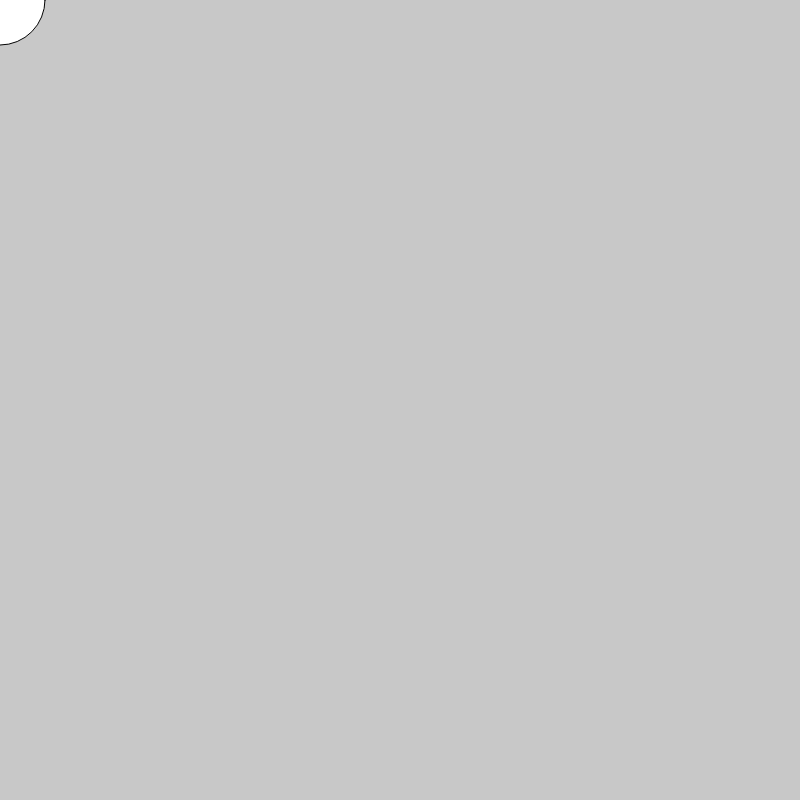
Frame 1 (no input)
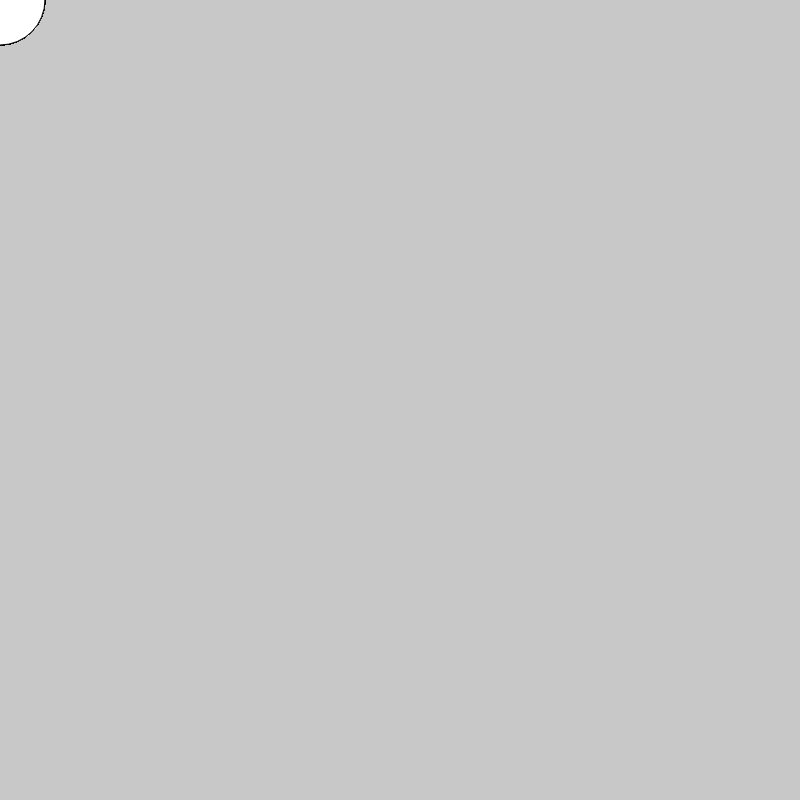
Frame 60 (no input)
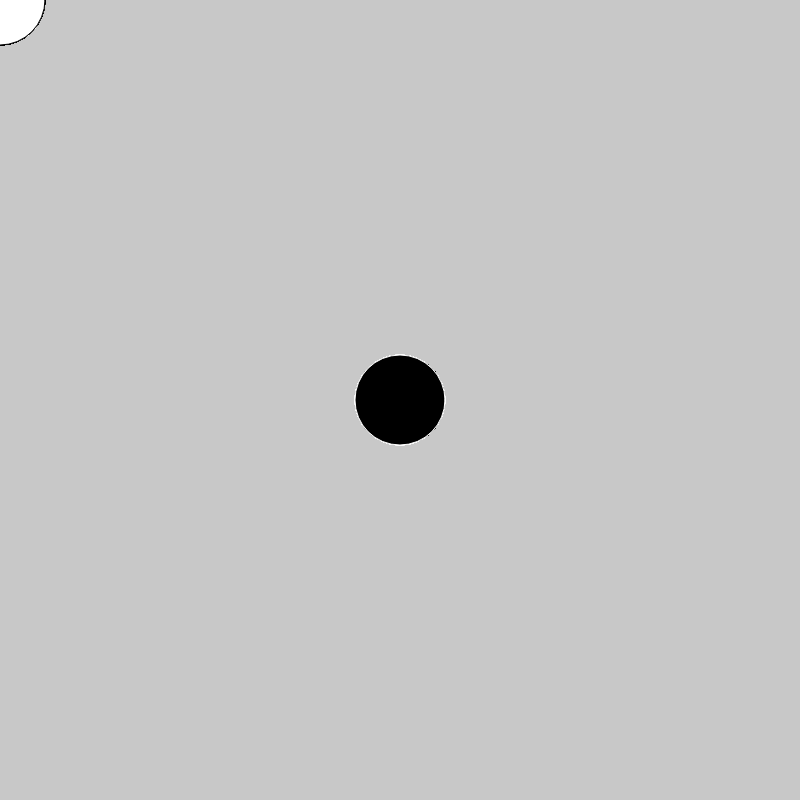
Frame 120 (the mouse pressed at the canvas centre since frame 60)

The p5.js sketch that drew these frames (run headless with seeded random() and noise() and a simulated clock; from frame 60 on, the mouse is pressed at the canvas centre):

// p5.js sketch
// ── sketch.js
function setup() {
  createCanvas(800,800);
  background(200);
}

function draw() {
  
  // si la souris est cliquée,
  if(mouseIsPressed){
    // la couleur de remplissage est noire
    fill(0);
    stroke(255);
  }else{
    // sinon, ce sera blanc
    fill(255);
    stroke(0);
  }
  // dessine un cercle à la position du pointeur de la souris
  ellipse(mouseX, mouseY, 90, 90);
}
